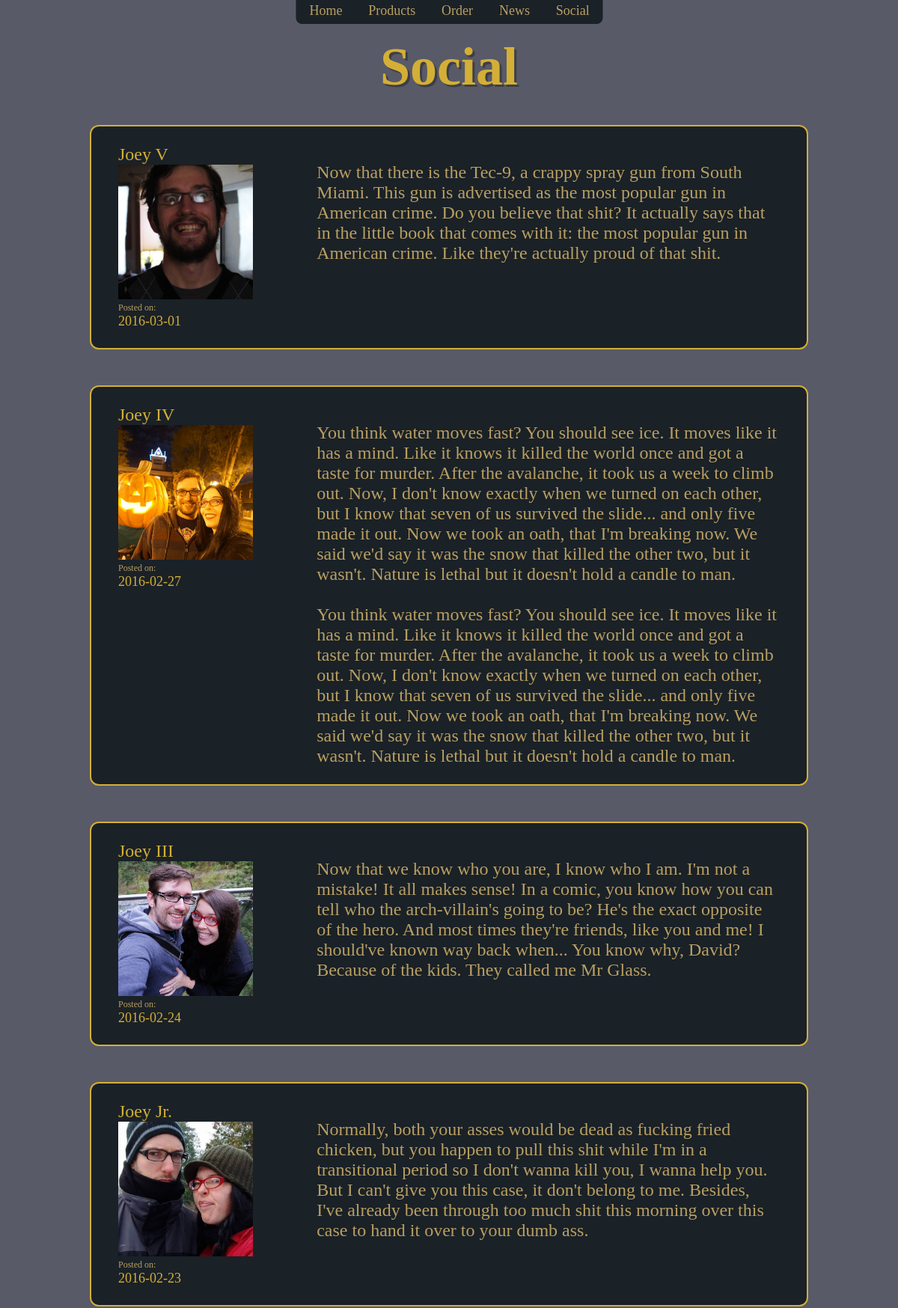
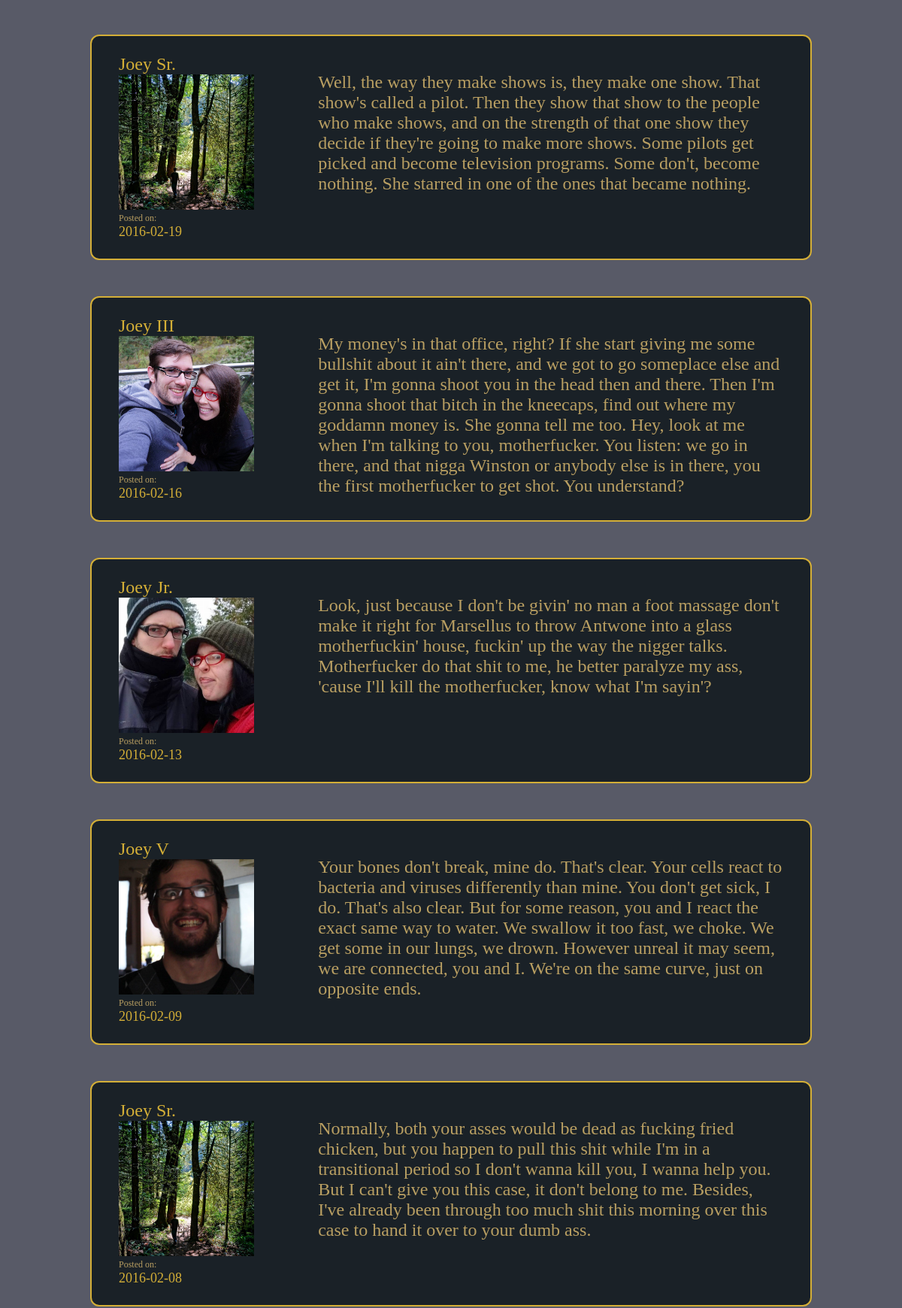
/social.php (upper part), run on the app's committed database (2 pictures, top to bottom).
### tables this page shows
CREATE TABLE `social` (
  `postID` int(11) NOT NULL,
  `name` varchar(40) NOT NULL,
  `avatar` varchar(50) NOT NULL,
  `date` date NOT NULL,
  `post` text NOT NULL
);

### social.php (the view, shortened to what this page needs)
<?php
require "inc/head.inc";
require "inc/dbconnection.inc";
$content = "SELECT name, avatar, date, post FROM social ORDER BY date DESC";
$result = mysqli_query($dbc, $content);
 ?>
 <h1 class="newsHead">
	Social
</h1>
<div class="socialPosts">
<?php
foreach ($result as $object => $attribute) {
	echo "<div class=\"socialPost\">\n";
	foreach ($attribute as $array => $item) {
		switch ($array) {
			case 'name':
				echo "<div class=\"postInfo\"><p class=\"socialName\">$item</p>\n";
				break;
			case 'avatar':
				echo "<img src= \"$item\">\n";
				break;
			case 'date':
				echo "<p class=\"socialDate\">Posted on:<br><span>$item</span></p>\n</div> \n";
				break;
			case 'post':
				echo "<p class=\"socialText\">$item</p>\n";
				break;
		}
	}
	echo "</div>\n";
}
?>
</div>
<?php require "inc/foot.inc"; ?>

### css/final_project.css (style rules this page uses)
* { margin: 0; box-sizing: border-box; }
html { background-color: #585a67; }
body { position: relative; padding-bottom: 10vw; min-height: 100vh; }
.newsHead { text-align: center; font-size: 6vw; color: #D4AF37; padding-top: 4vw; text-shadow: 0.25vw 0.25vw rgba(0, 0, 0, 0.3); }
.socialPosts { margin: auto; width: 80%; position: relative; }
.socialPosts .socialPost:first-of-type { margin-top: 3vw; }
.socialPosts .socialPost { position: relative; min-height: 25vw; padding: 2vw 3vw; margin-bottom: 4vw; border: 0.2vw solid #D4AF37; background-color: #1a2127; border-radius: 1vw; }
.socialPosts .socialPost .postInfo { position: absolute; }
.socialPosts .socialPost .postInfo .socialName { font-size: 2vw; color: #D4AF37; }
.socialPosts .socialPost .postInfo img { width: 15vw; }
.socialPosts .socialPost .postInfo .socialDate { font-size: 1vw; color: #b99f62; }
.socialPosts .socialPost .postInfo .socialDate span { font-size: 1.5vw; color: #D4AF37; }
.socialPosts .socialPost .socialText { color: #b99f62; font-size: 2vw; position: relative; left: 30%; width: 70%; top: 2vw; padding-bottom: 2vw; }

### data on the page
social: name "Joey V", avatar (picture), date "2016-03-01", post "Now that there is the Tec-9, a crappy spray gun from South Miami. This gun is advertised as the most popular gun in American crime. Do you believe that shit? It actually says that in the little book that comes with it: the most popular gun in American crime. Like they're actually proud of that shit."
social: name "Joey IV", avatar (picture), date "2016-02-27", post "You think water moves fast? You should see ice. It moves like it has a mind. Like it knows it killed the world once and got a taste for murder. After the avalanche, it took us a week to climb out. Now, I don't know exactly when we turned on each other, but I know that seven of us survived the slide... and only five made it out. Now we took an oath, that I'm breaking now. We said we'd say it was the snow that killed the other two, but it wasn't. Nature is lethal but it doesn't hold a candle to man. You think water moves fast? You should see ice. It moves like it has a mind. Like it knows it killed the world once and got a taste for murder. After the avalanche, it took us a week to climb out.…"
social: name "Joey III", avatar (picture), date "2016-02-24", post "Now that we know who you are, I know who I am. I'm not a mistake! It all makes sense! In a comic, you know how you can tell who the arch-villain's going to be? He's the exact opposite of the hero. And most times they're friends, like you and me! I should've known way back when... You know why, David? Because of the kids. They called me Mr Glass."
social: name "Joey Jr.", avatar (picture), date "2016-02-23", post "Normally, both your asses would be dead as fucking fried chicken, but you happen to pull this shit while I'm in a transitional period so I don't wanna kill you, I wanna help you. But I can't give you this case, it don't belong to me. Besides, I've already been through too much shit this morning over this case to hand it over to your dumb ass."
social: name "Joey Sr.", avatar (picture), date "2016-02-19", post "Well, the way they make shows is, they make one show. That show's called a pilot. Then they show that show to the people who make shows, and on the strength of that one show they decide if they're going to make more shows. Some pilots get picked and become television programs. Some don't, become nothing. She starred in one of the ones that became nothing."
social: name "Joey III", avatar (picture), date "2016-02-16", post "My money's in that office, right? If she start giving me some bullshit about it ain't there, and we got to go someplace else and get it, I'm gonna shoot you in the head then and there. Then I'm gonna shoot that bitch in the kneecaps, find out where my goddamn money is. She gonna tell me too. Hey, look at me when I'm talking to you, motherfucker. You listen: we go in there, and that nigga Winston or anybody else is in there, you the first motherfucker to get shot. You understand?"
social: name "Joey Jr.", avatar (picture), date "2016-02-13", post "Look, just because I don't be givin' no man a foot massage don't make it right for Marsellus to throw Antwone into a glass motherfuckin' house, fuckin' up the way the nigger talks. Motherfucker do that shit to me, he better paralyze my ass, 'cause I'll kill the motherfucker, know what I'm sayin'?"
social: name "Joey V", avatar (picture), date "2016-02-09", post "Your bones don't break, mine do. That's clear. Your cells react to bacteria and viruses differently than mine. You don't get sick, I do. That's also clear. But for some reason, you and I react the exact same way to water. We swallow it too fast, we choke. We get some in our lungs, we drown. However unreal it may seem, we are connected, you and I. We're on the same curve, just on opposite ends."
social: name "Joey Sr.", avatar (picture), date "2016-02-08", post "Normally, both your asses would be dead as fucking fried chicken, but you happen to pull this shit while I'm in a transitional period so I don't wanna kill you, I wanna help you. But I can't give you this case, it don't belong to me. Besides, I've already been through too much shit this morning over this case to hand it over to your dumb ass."
